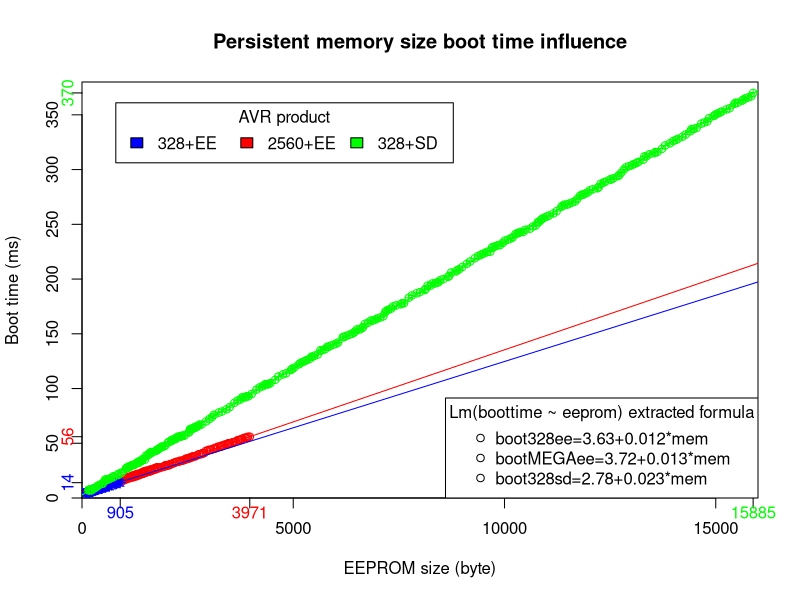

Source code (R):
ATboottime <-c(5,5,5,5,6,6,7,7,7,7,8,8,8,8,9,9,9,9,10,10,11,11,11,11,12,12,13,13,14,14,14,14,5,5,5,5,6,6,7,7,8,8,9,9,10,10,10,10,11,11)
ATeeprom <-c(102,126,136,165,189,207,231,249,283,312,336,346,357,375,410,439,463,481,515,544,569,579,608,650,693,735,778,802,812,841,876,905,84,113,147,176,219,243,261,303,346,370,380,409,452,486,515,549,578,620)
ATsdram <-c(1298,1210,1222,1196,1222,1196,1222,1196,1222,1196,1222,1196,1222,1196,1222,1196,1222,1196,1222,1196,1222,1196,1222,1218,1222,1218,1222,1218,1222,1196,1222,1196,1220,1208,1220,1208,1220,1206,1210,1206,1210,1206,1210,1190,1210,1206,1210,1206,1210,1206)
MEGA2boottime <-c(5,5,6,6,7,7,7,7,7,8,8,9,9,10,10,10,11,11,11,12,13,13,13,13,14,14,15,15,15,16,16,16,17,17,18,18,19,19,19,19,20,20,20,20,21,21,22,22,22,23,23,24,24,25,25,25,26,26,27,27,28,28,29,29,29,30,30,30,30,30,30,31,31,32,32,33,33,33,34,34,34,35,35,36,36,36,36,37,37,37,38,38,38,38,39,40,40,40,41,41,41,43,43,44,44,44,45,45,46,46,47,47,47,48,48,49,49,49,50,50,50,50,51,51,52,53,53,53,53,54,54,55,55,55,55,56,56,5,5,6,6,6,7,7,8,8,9,9,10,10,10,11,12,12,13,13,13,13,14,14,15,15,15,16,16,16,17,17,18,18,19,19,19,20,20,20,21,21,21,22,22,22,23,23,24,24,24,24,25,25,25,26,26,26,27,27,27,28,28,28)
MEGA2eeprom <-c(113,147,176,219,243,253,264,274,303,338,367,409,444,473,498,516,551,580,622,665,699,710,728,770,813,837,855,880,898,940,965,983,1018,1047,1089,1124,1153,1178,1196,1220,1230,1259,1283,1301,1335,1364,1407,1431,1441,1470,1512,1555,1597,1632,1643,1661,1704,1738,1767,1809,1852,1894,1937,1961,1971,1982,1992,2021,2045,2055,2066,2084,2126,2161,2190,2224,2253,2287,2316,2351,2380,2422,2447,2465,2490,2508,2532,2550,2575,2593,2617,2635,2660,2678,2721,2763,2798,2827,2851,2861,2890,2932,2967,2996,3030,3059,3101,3136,3165,3199,3228,3270,3295,3313,3355,3390,3419,3453,3464,3474,3503,3538,3567,3609,3652,3694,3729,3740,3758,3783,3801,3844,3868,3886,3911,3929,3971,84,113,155,180,198,240,265,283,325,360,389,432,466,495,537,580,614,643,667,677,706,731,749,791,816,834,869,880,898,940,983,1017,1046,1089,1113,1131,1166,1177,1195,1229,1258,1283,1301,1335,1364,1398,1427,1451,1461,1472,1490,1525,1554,1588,1617,1641,1659,1701,1726,1736,1765,1789,1799)
MEGA2sdram <-c(6987,6911,6911,6911,6911,6911,6911,6911,6911,6911,6911,6911,6911,6911,6911,6911,6911,6911,6911,6911,6911,6911,6911,6911,6911,6911,6911,6911,6911,6911,6911,6911,6911,6911,6911,6911,6911,6911,6911,6911,6911,6911,6911,6911,6911,6911,6911,6911,6911,6911,6911,6911,6911,6911,6911,6911,6911,6911,6911,6911,6911,6911,6911,6911,6911,6911,6911,6911,6911,6911,6911,6911,6911,6911,6911,6911,6911,6911,6911,6911,6911,6911,6911,6911,6911,6911,6911,6911,6911,6911,6911,6911,6911,6911,6911,6911,6911,6911,6911,6911,6911,6911,6911,6911,6911,6911,6911,6911,6911,6911,6911,6911,6911,6911,6911,6911,6911,6911,6911,6911,6911,6911,6911,6911,6911,6911,6911,6911,6911,6911,6911,6911,6911,6911,6911,6911,6911,6909,6909,6909,6899,6899,6899,6899,6899,6899,6899,6899,6899,6899,6899,6899,6899,6899,6899,6899,6899,6899,6899,6899,6899,6899,6899,6899,6899,6899,6899,6899,6899,6899,6899,6899,6899,6899,6899,6899,6899,6899,6899,6899,6899,6899,6889,6889,6889,6889,6889,6889,6889,6889,6889,6889,6889,6889,6889,6889,6889,6889,6889,6889)

plot(MEGA2eeprom,MEGA2boottime,ylim=range(c(0,380)),xlim=range(c(0,16000)),xlab="EEPROM size (byte)", ylab="Boot time (ms)", main="Persistent memory size boot time influence",xaxs="i",yaxs="i",col="red")
abline(lm(MEGA2boottime~MEGA2eeprom),col="red")
#legend("topleft", "lm(MEGAboottime~MEGAeeprom)")

lines(ATeeprom,ATboottime, pch=8,type="b",col="blue")
abline(lm(ATboottime~ATeeprom),col="blue")
legend("topleft", inset=.05, title="AVR product",
c("328+EE","2560+EE","328+SD"), fill=c("blue","red","green"), horiz=TRUE)

axis(1, at=c(max(ATeeprom)),labels=c(max(ATeeprom)), col.axis="blue", las=0,padj=-1.2)
axis(2, at=c(max(ATboottime)),labels=c(max(ATboottime)), col.axis="blue", las=0,padj=1.2)

axis(1, at=c(max(MEGA2eeprom)),labels=c(max(MEGA2eeprom)), col.axis="red", las=0,padj=-1.2)
axis(2, at=c(max(MEGA2boottime)),labels=c(max(MEGA2boottime)), col.axis="red", las=0,padj=1.2)




#SD EXPERIMENT

boottimeSD <-c(7,7,8,9,11,13,16,18,19,22,23,27,27,28,29,30,31,32,33,34,34,36,39,40,41,43,44,45,47,47,51,53,54,55,56,57,57,60,63,63,64,65,65,66,67,67,70,72,74,76,78,79,81,83,87,89,90,92,92,92,93,93,95,99,101,102,103,104,104,104,105,108,111,113,114,117,118,119,122,123,124,125,126,127,129,129,130,131,135,135,136,138,138,139,140,141,142,147,147,148,149,150,151,152,154,154,155,156,159,160,162,162,163,164,165,166,170,171,172,173,175,176,177,178,178,183,185,187,188,190,191,194,194,196,196,197,197,199,200,202,203,206,207,208,209,211,214,216,219,221,222,223,224,225,225,229,229,230,231,231,233,235,236,237,238,241,242,242,243,243,245,246,248,249,252,252,254,255,256,257,258,260,262,266,267,268,268,269,270,271,273,276,277,277,278,279,281,282,283,284,287,288,289,291,291,292,294,295,297,300,302,303,304,305,306,307,309,312,312,314,315,316,316,319,322,324,326,327,328,330,332,335,337,337,338,342,343,344,347,349,350,351,352,353,355,356,360,361,361,363,364,365,366,367,370,7,8,8,10,12,13,15,17,17,17,18,20,21,23,27,28,29,30,30,32,32,33,34,35,39,41,42,42,44,45,46,48,51,52,53,54,56,56,56,57,60,62,63,64,65)
eepromSD <-c(178,224,252,298,371,484,557,670,743,856,929,1042,1070,1116,1144,1189,1256,1302,1330,1376,1404,1450,1523,1590,1635,1748,1776,1821,1888,1933,2046,2119,2186,2232,2305,2372,2417,2530,2558,2604,2632,2678,2706,2752,2780,2825,2938,3011,3078,3123,3236,3309,3422,3495,3608,3681,3748,3794,3822,3868,3896,3942,4015,4128,4201,4268,4314,4342,4388,4416,4461,4574,4647,4760,4833,4946,4974,5019,5132,5160,5205,5272,5317,5384,5430,5458,5504,5577,5644,5689,5756,5802,5830,5876,5949,6016,6061,6174,6202,6248,6321,6388,6434,6462,6507,6574,6620,6648,6694,6767,6834,6879,6946,6992,7065,7132,7178,7206,7251,7318,7364,7437,7550,7578,7623,7736,7809,7922,7995,8108,8136,8181,8248,8293,8360,8406,8434,8480,8553,8666,8694,8739,8852,8880,8926,8999,9112,9185,9298,9371,9438,9483,9550,9595,9662,9708,9736,9781,9848,9893,9960,10006,10079,10146,10191,10258,10304,10332,10377,10444,10489,10602,10675,10742,10788,10816,10862,10890,10935,11002,11047,11160,11233,11346,11374,11419,11486,11532,11605,11672,11717,11784,11830,11858,11903,11970,12016,12089,12202,12230,12275,12342,12387,12500,12528,12573,12686,12714,12759,12826,12872,12945,13012,13057,13124,13169,13282,13310,13356,13429,13542,13570,13615,13728,13801,13914,13987,14054,14099,14212,14285,14398,14426,14472,14545,14658,14731,14798,14843,14956,14984,15029,15096,15141,15254,15327,15440,15468,15513,15626,15654,15700,15773,15840,15885,152,180,225,338,411,478,524,552,598,626,672,745,858,931,1044,1072,1117,1184,1229,1296,1342,1370,1416,1489,1556,1602,1630,1675,1788,1816,1861,1974,2047,2114,2159,2226,2272,2300,2346,2419,2532,2560,2605,2672,2718)
sdramSD <-c(185,185,185,185,185,185,185,185,185,185,185,185,185,185,185,185,185,165,165,165,165,165,165,165,165,165,165,165,165,165,165,165,165,165,165,165,165,165,165,165,165,165,165,165,165,165,165,165,165,165,165,165,165,165,165,165,165,165,165,165,165,165,165,165,165,165,165,165,165,165,165,165,165,165,165,165,165,165,165,165,165,165,165,165,165,165,165,165,165,165,165,165,165,165,165,165,165,165,165,165,165,165,165,165,165,165,165,165,165,165,165,165,165,165,165,165,165,165,165,165,165,165,165,165,165,165,165,165,165,165,165,165,165,165,165,165,165,165,165,165,165,165,165,165,165,165,165,165,165,165,165,165,165,165,165,165,165,165,165,165,165,165,165,165,165,165,165,165,165,165,165,165,165,165,165,165,165,165,165,165,165,165,165,165,165,165,165,165,165,165,165,165,165,165,165,165,165,165,165,165,165,165,165,165,165,165,165,165,165,165,165,165,165,165,165,165,165,165,165,165,165,165,165,165,165,165,165,165,165,165,165,165,165,165,165,165,165,165,165,165,165,165,165,165,165,165,165,165,165,165,165,165,165,165,165,199,199,199,183,183,183,163,163,163,163,163,163,163,163,163,163,163,163,163,163,163,163,163,163,163,163,163,163,163,163,163,163,163,163,163,163,163,163,163,163,163,163,163,163,163)

abline(lm(boottimeSD~eepromSD),col="green")
lines(eepromSD,boottimeSD, pch=10,type="b",col="green")
axis(1, at=c(max(eepromSD)),labels=c(max(eepromSD)), col.axis="green", las=0,padj=-1.2)
axis(2, at=c(max(boottimeSD)),labels=c(max(boottimeSD)), col.axis="green", las=0,padj=1.2)

legend("bottomright", c("boot328ee=3.63+0.012*mem","bootMEGAee=3.72+0.013*mem","boot328sd=2.78+0.023*mem"), pch=1, title="Lm(boottime ~ eeprom) extracted formula")

